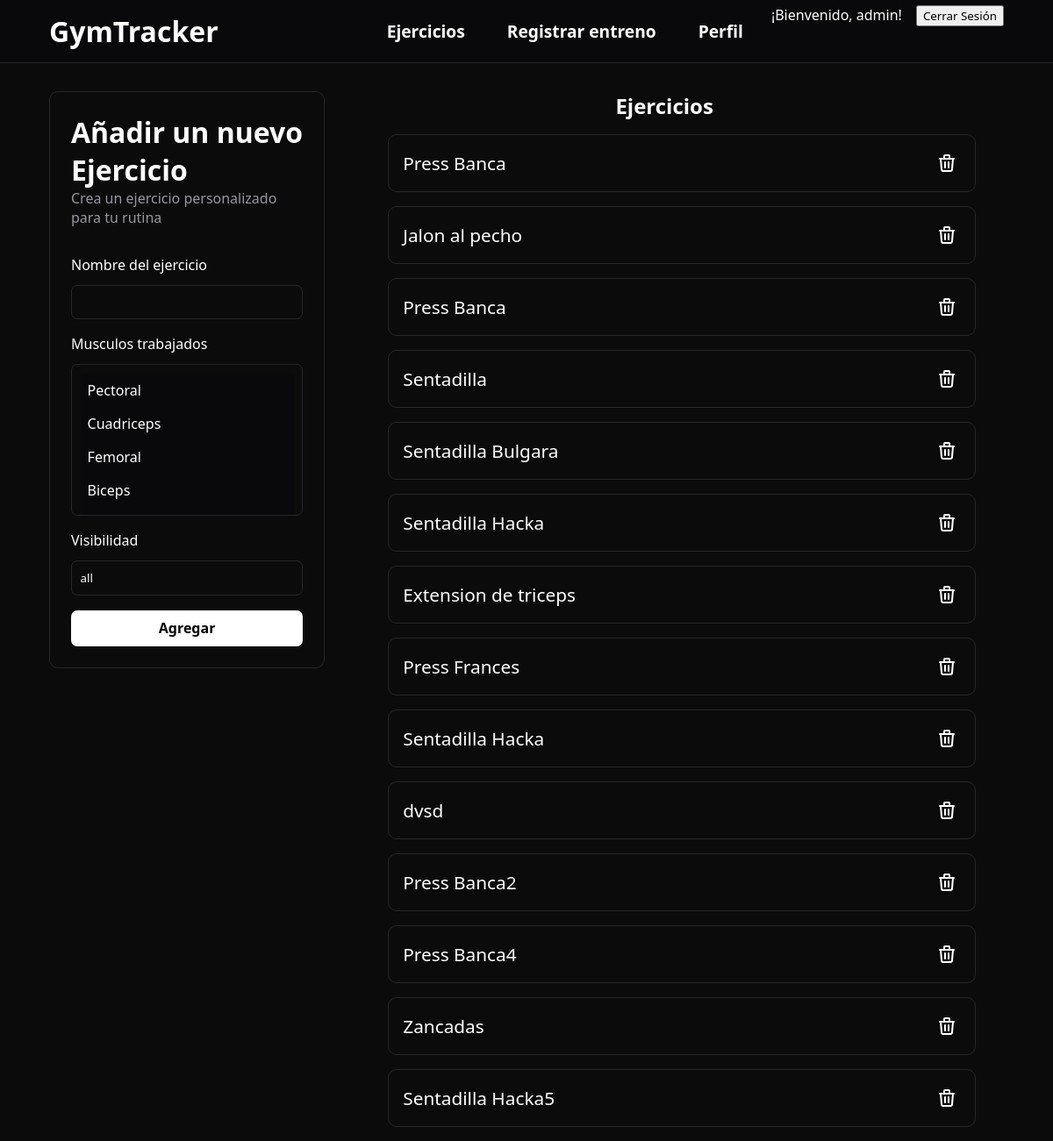
The page /anadirEjercicio (signed in) on the database as committed earlier.
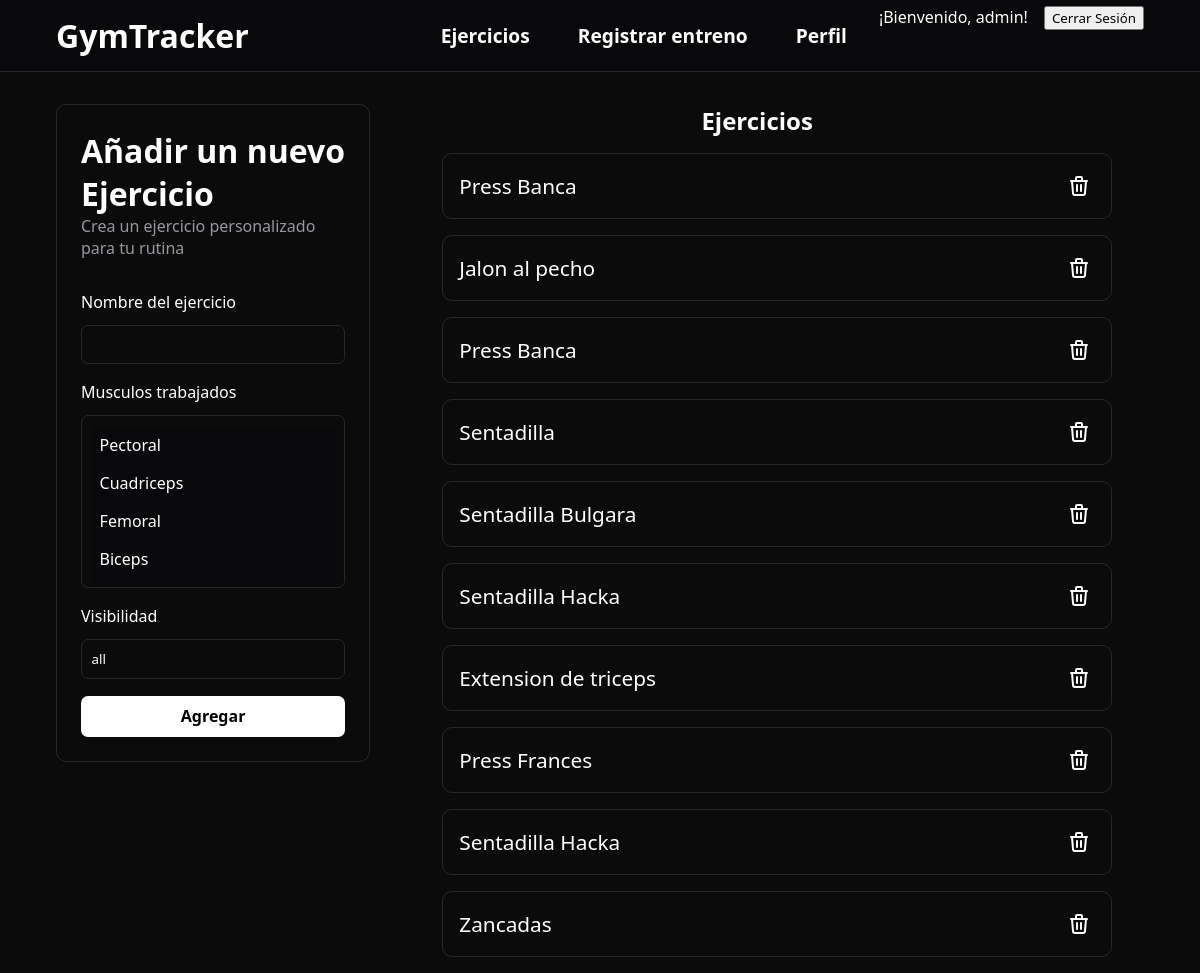
The same page on the database as committed later.
### gymApp/models.py (models this page shows, shortened)
class Ejercicio(models.Model):
    nombre = models.CharField(max_length=100)
    musculos = models.ManyToManyField(Musculo)
    visibilidad = models.CharField(max_length=200, default='all')
    class Meta:
        verbose_name = 'Ejercicio'
        verbose_name_plural = 'Ejercicios'

### gymApp/views.py (the view)
# urls.py: path('anadirEjercicio', AnadirEjercicio.as_view(), name='anadirEjercicio'),
class AnadirEjercicio(LoginRequiredMixin, CreateView):
    template_name = 'gymApp/anadirEjercicio.html'
    form_class = AnadirEjercicioPersonalizado
    context_object_name = 'ejercicios'
    success_url = reverse_lazy('anadirEjercicio')
    def get_context_data(self, **kwargs):
        contexto = super().get_context_data(**kwargs)
        contexto['ejercicios'] = Ejercicio.objects.filter(visibilidad='all')
        return contexto

### gymApp/forms.py
class AnadirEjercicioPersonalizado(forms.ModelForm):
    class Meta:
        model = Ejercicio
        fields = '__all__'

### gymApp/models.py (called while the page is built)
    def __str__(self):
        return f"{self.nombre}"

### gymApp/templates/gymApp/anadirEjercicio.html (shortened to what this page needs)
{% extends 'gymApp/base.html' %}
{% block header %}
    <header class="header-noprincipal">
        <a href="{% url 'principal' %}">
            <h1>GymTracker</h1>
        </a>
        <div>
            <a href="{% url 'anadirEjercicio' %}">Ejercicios</a>
            <a href="{% url 'registrarEntreno' %}">Registrar entreno</a>
            <a>Perfil</a>
            {% if user.is_authenticated %}
                <p>¡Bienvenido, {{ user.username }}!</p>
                <form action="{% url 'logout' %}" method="post">
                    <button type="submit" class="">Cerrar Sesión</button>
                </form>
            {% else %}
                <a href="{% url 'login' %}">Iniciar sesión</a>
            {% endif %}
        </div>
    </header>
{% endblock %}
{% block contenido %}
<main id="main-añadirEjercicio">
    <article id="article-añadirEjercicio">
        <h1>Añadir un nuevo Ejercicio</h1>
        <p>Crea un ejercicio personalizado para tu rutina</p>
        <form action="" method="post" id="form-ejercicio">
            <label for="nombre">Nombre del ejercicio</label>
            {{form.nombre}}
            <label for="musculos">Musculos trabajados</label>
            {{form.musculos}}
            <label for="visibilidad">Visibilidad</label>
            {{form.visibilidad}}
            <button type="submit" class="">Agregar</button>
        </form>
    </article>
    <section class="ejercicios">
        <div>
            <h1>Ejercicios</h1>
        </div>
        <ul>
            {% for ejercicio in ejercicios %}
                <article class="card-ejercicio">
                    <li>{{ ejercicio.nombre }}
                            <a href="{% url 'borrarEjercicio' pk=ejercicio.pk %}" id="boton-svg">
                            </a>
                    </li>
                </article>
            {% endfor %}
        </ul>
    </section>
</main>
{% endblock %}

Rows that differ between the two databases and show on the page:
removed Ejercicio: nombre "dvsd"
removed Ejercicio: nombre "Press Banca2"
removed Ejercicio: nombre "Press Banca4"
removed Ejercicio: nombre "Sentadilla Hacka5"
